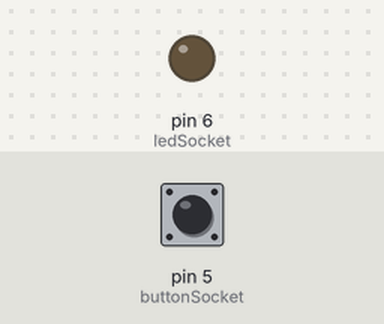
Simulated run of this sketch. Board: Arduino Uno, built with avr-gcc and run on an emulated ATmega328P. Shown: output pins drawn as LEDs (lit = HIGH). The test bench sets the inputs (shaded band); at power-on: pin 5 (buttonSocket) LOW.

Above: at 1.2 s.
1.3 s: pin 5 (buttonSocket) pulled HIGH for 0.15 s
At 1.7 s:
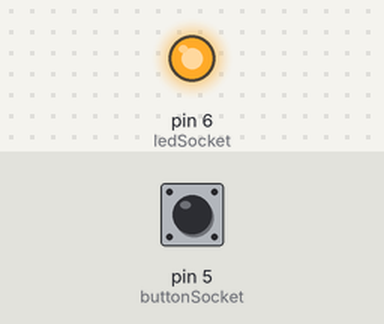
2.9 s: pin 5 (buttonSocket) pulled HIGH for 1 s
At 4.1 s:
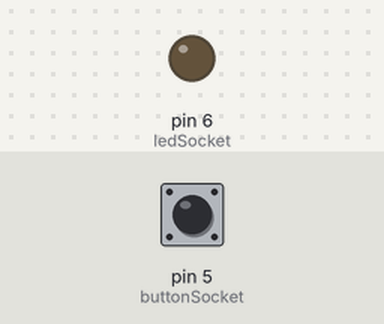
5.4 s: pin 5 (buttonSocket) pulled HIGH for 3.2 s
At 6.0 s:
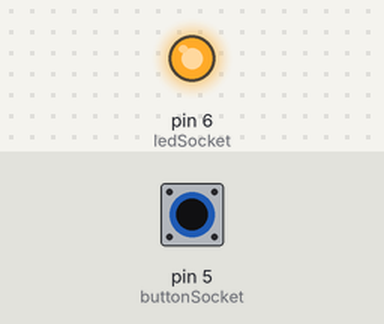
Timing chart, 0 to 8.4 s (numbered marks = the images above; inputs shaded):
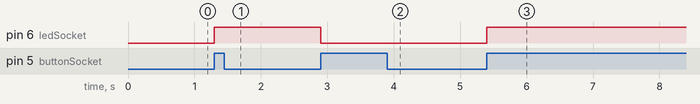

The sketch:

L_03_C_06.ino
```cpp
const int ledSocket = 6;
const int buttonSocket = 5;

bool ledState = false;

void setup(){
  pinMode(ledSocket, OUTPUT);
  pinMode(buttonSocket, INPUT);
}

void loop(){
  if(digitalRead(buttonSocket)){
    ledState = not ledState;
    digitalWrite(ledSocket, ledState);
    while(digitalRead(buttonSocket)){
      delay(10);
    }
  }
}
```

Measured:
- after the input at 1.3 s, pin 6 (ledSocket): LOW → HIGH at once
- after the input at 2.9 s, pin 6 (ledSocket): HIGH → LOW at once
- after the input at 5.4 s, pin 6 (ledSocket): LOW → HIGH at once
